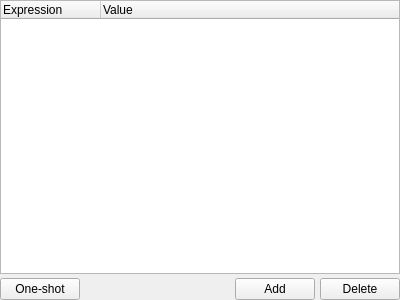
<?xml version="1.0" encoding="UTF-8"?>
<ui version="4.0">
 <class>Form</class>
 <widget class="QWidget" name="Form">
  <property name="geometry">
   <rect>
    <x>0</x>
    <y>0</y>
    <width>400</width>
    <height>300</height>
   </rect>
  </property>
  <property name="windowTitle">
   <string>Form</string>
  </property>
  <layout class="QGridLayout" name="gridLayout_2">
   <property name="margin">
    <number>0</number>
   </property>
   <item row="0" column="0">
    <layout class="QGridLayout" name="gridLayout">
     <property name="horizontalSpacing">
      <number>5</number>
     </property>
     <property name="verticalSpacing">
      <number>4</number>
     </property>
     <property name="margin">
      <number>0</number>
     </property>
     <item row="0" column="0" colspan="4">
      <widget class="QTreeWidget" name="watchView">
       <property name="sizePolicy">
        <sizepolicy hsizetype="MinimumExpanding" vsizetype="Expanding">
         <horstretch>0</horstretch>
         <verstretch>0</verstretch>
        </sizepolicy>
       </property>
       <property name="autoFillBackground">
        <bool>true</bool>
       </property>
       <property name="frameShadow">
        <enum>QFrame::Plain</enum>
       </property>
       <property name="alternatingRowColors">
        <bool>true</bool>
       </property>
       <property name="allColumnsShowFocus">
        <bool>true</bool>
       </property>
       <column>
        <property name="text">
         <string>Expression</string>
        </property>
       </column>
       <column>
        <property name="text">
         <string>Value</string>
        </property>
       </column>
      </widget>
     </item>
     <item row="1" column="2">
      <widget class="QPushButton" name="addWatch">
       <property name="text">
        <string>Add</string>
       </property>
      </widget>
     </item>
     <item row="1" column="3">
      <widget class="QPushButton" name="deleteWatch">
       <property name="text">
        <string>Delete</string>
       </property>
      </widget>
     </item>
     <item row="1" column="1">
      <spacer name="horizontalSpacer">
       <property name="orientation">
        <enum>Qt::Horizontal</enum>
       </property>
       <property name="sizeType">
        <enum>QSizePolicy::Expanding</enum>
       </property>
       <property name="sizeHint" stdset="0">
        <size>
         <width>138</width>
         <height>20</height>
        </size>
       </property>
      </spacer>
     </item>
     <item row="1" column="0">
      <widget class="QPushButton" name="oneShotEval">
       <property name="text">
        <string>One-shot</string>
       </property>
      </widget>
     </item>
    </layout>
   </item>
  </layout>
 </widget>
 <resources/>
 <connections/>
</ui>
